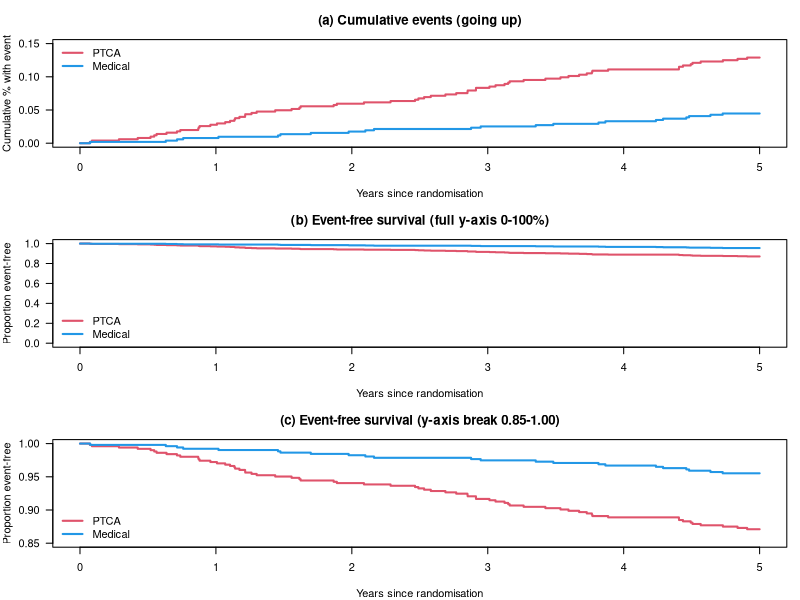
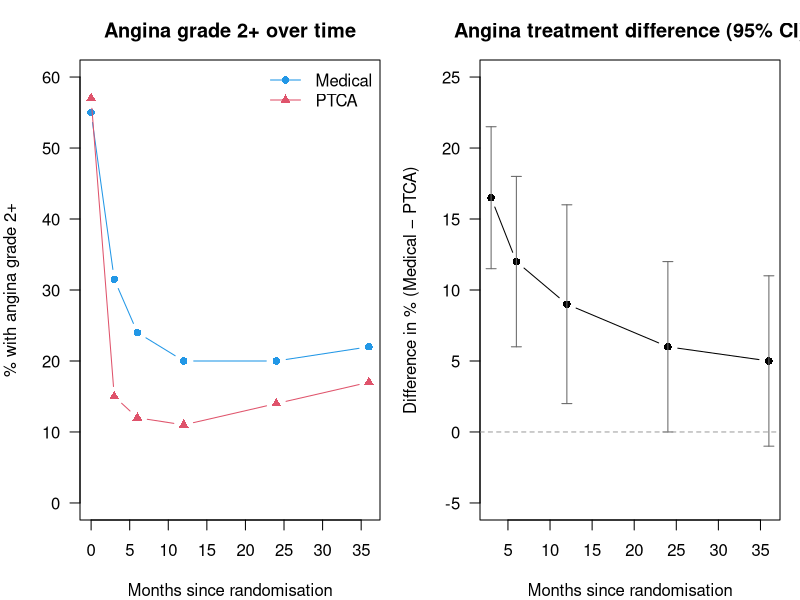
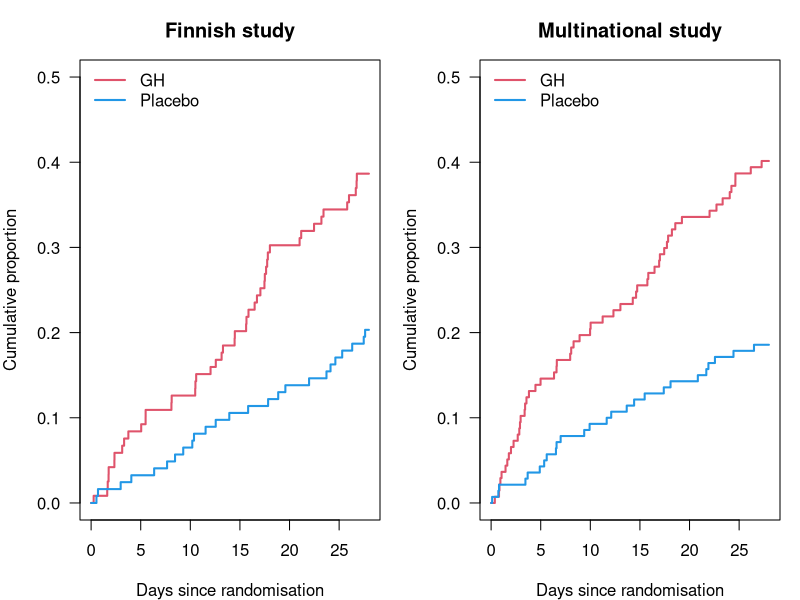

Write the R code that produced these figures, in order.
## ---- chunk 1
# 模擬 RITA-2 試驗的主要結局數據
# PTCA 組：6.3% 事件率，藥物組：3.3%，中位追蹤 2.7 年
set.seed(2024)
n_ptca <- 504
n_med  <- 514
followup_years <- 5

# 模擬 PTCA 組（較高事件率）
time_ptca  <- rexp(n_ptca, rate = -log(1 - 0.063) / 2.7)
event_ptca <- ifelse(time_ptca <= followup_years, 1, 0)
time_ptca  <- pmin(time_ptca, followup_years)

# 模擬藥物組（較低事件率）
time_med  <- rexp(n_med, rate = -log(1 - 0.033) / 2.7)
event_med <- ifelse(time_med <= followup_years, 1, 0)
time_med  <- pmin(time_med, followup_years)

# 合併數據
library(survival)
surv_data <- data.frame(
  time  = c(time_ptca, time_med),
  event = c(event_ptca, event_med),
  group = factor(c(rep("PTCA", n_ptca), rep("Medical", n_med)),
                 levels = c("PTCA", "Medical"))
)

km_fit <- survfit(Surv(time, event) ~ group, data = surv_data)

par(mfrow = c(3, 1), mar = c(4, 4, 3, 1))

# (a) 累積事件百分比（向上）
plot(km_fit, fun = "event", col = c(2, 4), lwd = 2,
     xlab = "Years since randomisation",
     ylab = "Cumulative % with event",
     main = "(a) Cumulative events (going up)",
     las = 1, ylim = c(0, 0.15))
legend("topleft", c("PTCA", "Medical"), col = c(2, 4), lwd = 2, bty = "n")

# (b) 無事件存活（向下，完整縱軸 0–100%）
plot(km_fit, col = c(2, 4), lwd = 2,
     xlab = "Years since randomisation",
     ylab = "Proportion event-free",
     main = "(b) Event-free survival (full y-axis 0-100%)",
     las = 1, ylim = c(0, 1))
legend("bottomleft", c("PTCA", "Medical"), col = c(2, 4), lwd = 2, bty = "n")

# (c) 無事件存活（向下，帶縱軸截斷）
plot(km_fit, col = c(2, 4), lwd = 2,
     xlab = "Years since randomisation",
     ylab = "Proportion event-free",
     main = "(c) Event-free survival (y-axis break 0.85-1.00)",
     las = 1, ylim = c(0.85, 1.00))
legend("bottomleft", c("PTCA", "Medical"), col = c(2, 4), lwd = 2, bty = "n")
## ---- chunk 2
# 模擬 RITA-2 心絞痛數據
time_points <- c(0, 3, 6, 12, 24, 36)
pct_angina_ptca <- c(57, 15, 12, 11, 14, 17)
pct_angina_med  <- c(55, 31.5, 24, 20, 20, 22)

# 治療差異（Medical - PTCA）
diff_angina <- pct_angina_med - pct_angina_ptca

par(mfrow = c(1, 2), mar = c(4, 4, 3, 1))

# 左圖：各組心絞痛 Grade 2+ 百分比
plot(time_points, pct_angina_med, type = "b", pch = 16, col = 4,
     ylim = c(0, 60), xlab = "Months since randomisation",
     ylab = "% with angina grade 2+",
     main = "Angina grade 2+ over time", las = 1)
lines(time_points, pct_angina_ptca, type = "b", pch = 17, col = 2)
legend("topright", c("Medical", "PTCA"), col = c(4, 2),
       pch = c(16, 17), lty = 1, bty = "n")

# 右圖：治療差異（Medical − PTCA）
plot(time_points[-1], diff_angina[-1], type = "b", pch = 16,
     ylim = c(-5, 25), xlab = "Months since randomisation",
     ylab = "Difference in % (Medical − PTCA)",
     main = "Angina treatment difference (95% CI)", las = 1)
# 大致的 CI
ci_half <- c(5, 6, 7, 6, 6)
arrows(time_points[-1], diff_angina[-1] - ci_half,
       time_points[-1], diff_angina[-1] + ci_half,
       angle = 90, code = 3, length = 0.05, col = "grey40")
abline(h = 0, lty = 2, col = "grey60")
## ---- chunk 3
# 計算 RITA-2 的風險比
rr_rita2 <- (32/504) / (17/514)
ard_rita2 <- (32/504) - (17/514)

cat("PTCA 組事件率：", round(32/504 * 100, 1), "%\n")
cat("藥物組事件率：", round(17/514 * 100, 1), "%\n")
cat("相對風險 (RR)：", round(rr_rita2, 2), "\n")
cat("絕對風險差異 (ARD)：", round(ard_rita2 * 100, 1), "%\n")
## ---- chunk 4
# 使用至少接受一劑治療的患者作為分母
# 芬蘭研究
death_gh_fin  <- 47;  n_gh_fin  <- 119
death_pl_fin  <- 25;  n_pl_fin  <- 123

# 多國研究
death_gh_multi <- 61;  n_gh_multi <- 137
death_pl_multi <- 28;  n_pl_multi <- 140

# 相對風險
rr_fin   <- (death_gh_fin / n_gh_fin) / (death_pl_fin / n_pl_fin)
rr_multi <- (death_gh_multi / n_gh_multi) / (death_pl_multi / n_pl_multi)

# 絕對差異
ard_fin   <- (death_gh_fin / n_gh_fin) - (death_pl_fin / n_pl_fin)
ard_multi <- (death_gh_multi / n_gh_multi) - (death_pl_multi / n_pl_multi)

cat("=== 芬蘭研究 ===\n")
cat("GH 組死亡率：", round(death_gh_fin/n_gh_fin * 100, 1), "%\n")
cat("安慰劑組死亡率：", round(death_pl_fin/n_pl_fin * 100, 1), "%\n")
cat("相對風險 (RR)：", round(rr_fin, 1), "\n")
cat("絕對差異：", round(ard_fin * 100), "%\n\n")

cat("=== 多國研究 ===\n")
cat("GH 組死亡率：", round(death_gh_multi/n_gh_multi * 100, 1), "%\n")
cat("安慰劑組死亡率：", round(death_pl_multi/n_pl_multi * 100, 1), "%\n")
cat("相對風險 (RR)：", round(rr_multi, 1), "\n")
cat("絕對差異：", round(ard_multi * 100), "%\n")
## ---- chunk 5
# 芬蘭研究的卡方檢定
tab_fin <- matrix(c(death_gh_fin, n_gh_fin - death_gh_fin,
                    death_pl_fin, n_pl_fin - death_pl_fin),
                  nrow = 2, byrow = TRUE)
chi_fin <- chisq.test(tab_fin, correct = FALSE)

# 多國研究的卡方檢定
tab_multi <- matrix(c(death_gh_multi, n_gh_multi - death_gh_multi,
                      death_pl_multi, n_pl_multi - death_pl_multi),
                    nrow = 2, byrow = TRUE)
chi_multi <- chisq.test(tab_multi, correct = FALSE)

cat("芬蘭研究：χ² =", round(chi_fin$statistic, 1),
    "，P =", format.pval(chi_fin$p.value, digits = 3), "\n")
cat("多國研究：χ² =", round(chi_multi$statistic, 1),
    "，P =", format.pval(chi_multi$p.value, digits = 3), "\n")
## ---- chunk 6
# 假設以兩週為切點分析治療-時間交互作用
# 使用文獻中的近似數據
cat("以隨機分組後 2 週為切點的分析：\n\n")

# 芬蘭研究
cat("=== 芬蘭研究 ===\n")
cat("前 2 週：GH 組 ~24 死亡 vs 安慰劑 ~12 死亡\n")
cat("2 週後：  GH 組 ~23 死亡 vs 安慰劑 ~13 死亡\n")
cat("→ 治療效果（GH 的危害）在兩個時期均存在\n\n")

cat("=== 多國研究 ===\n")
cat("前 2 週：GH 組 ~35 死亡 vs 安慰劑 ~15 死亡\n")
cat("2 週後：  GH 組 ~26 死亡 vs 安慰劑 ~13 死亡\n")
cat("→ 治療效果在兩個時期均存在，前 2 週可能更明顯\n\n")

cat("交互作用檢定的結果為邊際性 (marginal)，\n")
cat("也就是說 GH 的危害效果在兩項試驗中在前後兩個時期都存在。\n")
## ---- chunk 7
# 模擬兩項試驗的 KM 曲線（基於論文中各日死亡數的累積）
set.seed(123)

par(mfrow = c(1, 2), mar = c(4, 4, 3, 1))

# 芬蘭研究模擬
time_gh_f <- rexp(n_gh_fin, rate = -log(1 - death_gh_fin/n_gh_fin) / 28)
time_pl_f <- rexp(n_pl_fin, rate = -log(1 - death_pl_fin/n_pl_fin) / 28)
event_gh_f <- ifelse(time_gh_f <= 28, 1, 0)
event_pl_f <- ifelse(time_pl_f <= 28, 1, 0)
time_gh_f <- pmin(time_gh_f, 28)
time_pl_f <- pmin(time_pl_f, 28)

surv_fin <- data.frame(
  time = c(time_gh_f, time_pl_f),
  event = c(event_gh_f, event_pl_f),
  group = factor(c(rep("GH", n_gh_fin), rep("Placebo", n_pl_fin)))
)
km_fin <- survfit(Surv(time, event) ~ group, data = surv_fin)
plot(km_fin, fun = "event", col = c(2, 4), lwd = 2,
     xlab = "Days since randomisation", ylab = "Cumulative proportion",
     main = "Finnish study", las = 1, ylim = c(0, 0.5))
legend("topleft", c("GH", "Placebo"), col = c(2, 4), lwd = 2, bty = "n")

# 多國研究模擬
time_gh_m <- rexp(n_gh_multi, rate = -log(1 - death_gh_multi/n_gh_multi) / 28)
time_pl_m <- rexp(n_pl_multi, rate = -log(1 - death_pl_multi/n_pl_multi) / 28)
event_gh_m <- ifelse(time_gh_m <= 28, 1, 0)
event_pl_m <- ifelse(time_pl_m <= 28, 1, 0)
time_gh_m <- pmin(time_gh_m, 28)
time_pl_m <- pmin(time_pl_m, 28)

surv_multi <- data.frame(
  time = c(time_gh_m, time_pl_m),
  event = c(event_gh_m, event_pl_m),
  group = factor(c(rep("GH", n_gh_multi), rep("Placebo", n_pl_multi)))
)
km_multi <- survfit(Surv(time, event) ~ group, data = surv_multi)
plot(km_multi, fun = "event", col = c(2, 4), lwd = 2,
     xlab = "Days since randomisation", ylab = "Cumulative proportion",
     main = "Multinational study", las = 1, ylim = c(0, 0.5))
legend("topleft", c("GH", "Placebo"), col = c(2, 4), lwd = 2, bty = "n")
